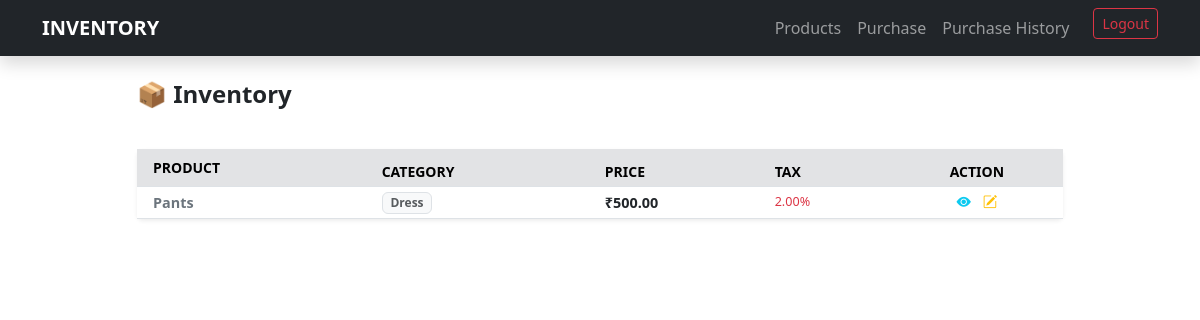
Screenshot of /products/ (signed in) with the database file from the repository.
### app/models.py (models this page shows, shortened)
class Product(models.Model):
    name = models.CharField(max_length=100)
    category = models.CharField(max_length=100)
    price = models.DecimalField(max_digits=10, decimal_places=2)
    tax_percentage = models.DecimalField(max_digits=5, decimal_places=2)

### app/views.py (the view, shortened to what this page needs)
# urls.py: path('products/', views.product_master, name='product_master'),
@login_required
def product_master(request):
    products = Product.objects.all()
    return render(request, 'products.html', {'products': products})

### templates/products.html
{% extends 'index.html' %}
{% block content %}
<div class="container mt-3" style="max-width: 950px;">
    <div class="d-flex justify-content-between align-items-center mb-3">
        <h4 class="fw-bold text-dark mb-0">📦 Inventory</h4>
    </div> <br>
    <div class="card shadow-sm border-0">
        <div class="table-responsive">
            <table class="table table-sm table-hover align-middle mb-0">
                <thead class="table-secondary border-bottom">
                    <tr class="small text-uppercase">
                        <th class="ps-3 py-2">Product</th>
                        <th>Category</th>
                        <th>Price</th>
                        <th>Tax</th>
                        <th class="text-center">Action</th>
                    </tr>
                </thead>
                <tbody>
                    {% for p in products %}
                    <tr style="font-size: 0.9rem;">
                        <td class="ps-3 fw-bold text-secondary">{{ p.name }}</td>
                        <td><span class="badge bg-light text-muted border" style="font-size: 0.75rem;">{{ p.category }}</span></td>
                        <td class="fw-semibold">₹{{ p.price }}</td>
                        <td class="text-danger small">{{ p.tax_percentage }}%</td>
                        <td class="text-center">
                            <a href="{% url 'view_product' p.id %}" class="text-info me-2" title="View"><i class="bi bi-eye-fill"></i></a>
                            <a href="{% url 'edit_product' p.id %}" class="text-warning" title="Edit"><i class="bi bi-pencil-square"></i></a>
                        </td>
                    </tr>
                    {% empty %}
                    <tr><td colspan="5" class="text-center py-4 text-muted">Empty Inventory.</td></tr>
                    {% endfor %}
                </tbody>
            </table>
        </div>
    </div>
</div>
<link rel="stylesheet" href="https://cdn.jsdelivr.net/npm/bootstrap-icons@1.11.1/font/bootstrap-icons.css">
{% endblock %}

### rows the page displays
Product: name "Pants", category "Dress", price "500.00", tax_percentage "2.00"
